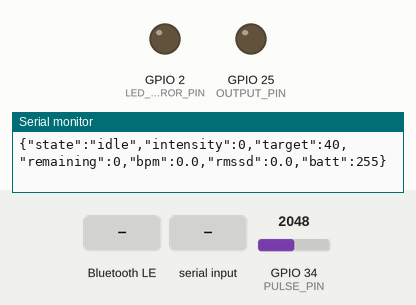
The sketch below on a simulated ESP32. Shown: output pins drawn as LEDs (lit = HIGH), the last lines printed to the serial monitor. The test bench sets the inputs (shaded band); at power-on: GPIO 34 (PULSE_PIN) = 2048 (analog values on the 0–4095 scale). Nothing arrives over Bluetooth unless stated; a phone connects over Bluetooth LE 3 s after start.

Above: at 1.5 s.
1.6 s: Bluetooth LE write "START" received
At 3.4 s:
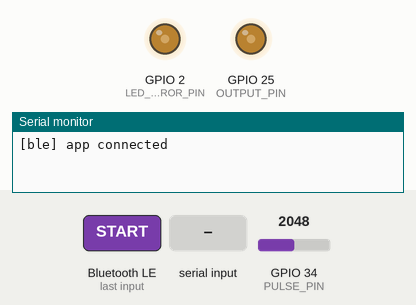
4.6 s: "START:150\n" received over Serial
7.6 s: Bluetooth LE write "STOP" received
At 9.5 s:
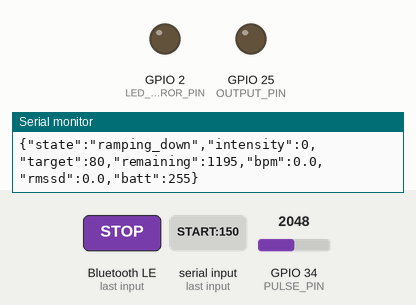
10.6 s: "START:1\n" received over Serial
At 12.5 s:
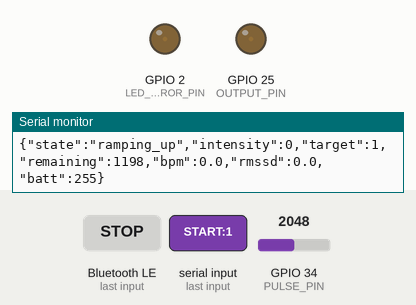
13.6 s: "SET:45\n" received over Serial
At 14.8 s:
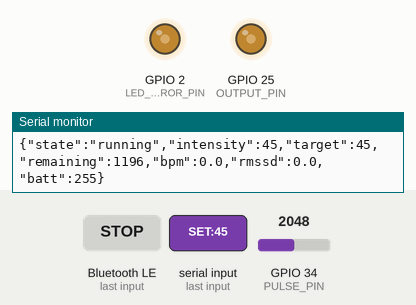
15.1 s: "SET:1\n" received over Serial
At 16.1 s:
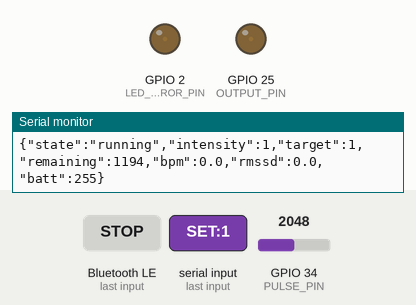
Timing chart, 0 to 17.6 s (numbered marks = the images above; inputs shaded):
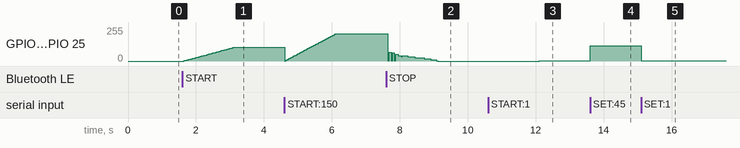

The sketch:

esp32_standalone.ino
```cpp
/*
 * AlphaX — ESP32 standalone firmware
 * Team AlphaX, BMED 2310
 *
 * One board does everything: BLE radio, session state machine, safety limits,
 * PWM output to the op-amp stage, and optional pulse sensing for HRV. Use this
 * if you drop the Nucleo. If you keep the two-board rig, use the separate
 * esp32_ble_bridge + stm32_session_controller sketches instead.
 *
 * WIRING
 *   GPIO25  ->  control input of the LT1637 output stage
 *   GPIO34  <-  pulse sensor analog out        (optional, input-only pin)
 *   GND     <-> 9 V board GND                  REQUIRED, the only shared node
 *
 *   GPIO34 is on ADC1. Do not move the sensor to GPIO0/2/4/12-15/25-27 — those
 *   are ADC2, which the ESP32 cannot read while the radio is on. analogRead()
 *   there returns garbage with BLE active, and it is a miserable bug to find.
 *
 * POWER
 *   USB, or 5 V into VIN. Never the 9 V battery. The 9 V rail belongs to the
 *   output stage only; logic and output share a ground and nothing else.
 *
 * SAFETY
 *   MAX_INTENSITY and MAX_SESSION_MIN are software guardrails, not a current
 *   limit. Keep them, and have the output stage reviewed before anything
 *   touches skin.
 */

#include <BLEDevice.h>
#include <BLEServer.h>
#include <BLEUtils.h>
#include <BLE2902.h>

// ---------------------------------------------------------------- config ---

#define DEVICE_NAME  "AlphaX-01"

#define OUTPUT_PIN   25      // PWM into the LT1637 stage
#define PULSE_PIN    34      // ADC1, input-only — safe with BLE running

// Mirrors the output duty onto an LED so you can SEE the ramp with no circuit
// attached. GPIO2 is the onboard LED on most ESP32 DevKits. Any free pin works
// with an external LED + 330 ohm resistor to GND. Set to -1 to disable.
#define LED_MIRROR_PIN 2
#define LED_CHANNEL    1     // core 2.x only

#define PWM_FREQ       20000 // 20 kHz, above hearing
#define PWM_RES_BITS   8     // 0..255
#define PWM_CHANNEL    0     // only used by core 2.x

const uint8_t  MAX_INTENSITY    = 80;    // percent — hard cap
const uint16_t MAX_SESSION_MIN  = 60;    // minutes — auto shut-off ceiling
const uint16_t RAMP_MS          = 1500;  // soft start / soft stop
const uint16_t STATUS_PERIOD_MS = 500;   // status notify rate
const uint16_t SAMPLE_PERIOD_MS = 10;    // 100 Hz pulse sampling

// BLE UUIDs — must match BLEManager.swift exactly
#define SERVICE_UUID     "6e5a0001-b5a3-f393-e0a9-e50e24dcca9e"
#define CMD_CHAR_UUID    "6e5a0002-b5a3-f393-e0a9-e50e24dcca9e"  // app -> device
#define STATUS_CHAR_UUID "6e5a0003-b5a3-f393-e0a9-e50e24dcca9e"  // device -> app

// ----------------------------------------------------------------- state ---

enum SessionState { IDLE, RAMPING_UP, RUNNING, RAMPING_DOWN };

SessionState state           = IDLE;
uint8_t      targetIntensity = 40;
uint8_t      liveIntensity   = 0;
uint16_t     sessionMinutes  = 20;
uint32_t     sessionStartMs  = 0;
uint32_t     rampStartMs     = 0;
uint32_t     lastStatusMs    = 0;
uint32_t     lastSampleMs    = 0;

BLECharacteristic *statusChar = nullptr;
BLEServer         *bleServer  = nullptr;
bool deviceConnected = false;

// -------------------------------------------------------- pulse  +  HRV ----

const uint8_t IBI_BUFFER = 12;
uint16_t ibiBuf[IBI_BUFFER] = {0};
uint8_t  ibiCount = 0, ibiIndex = 0;

uint32_t lastBeatMs     = 0;
int      signalBaseline = 2048;        // 12-bit ADC midpoint on ESP32
int      signalPeak     = 2048;
bool     aboveThreshold = false;
float    currentBPM     = 0;
float    currentRMSSD   = 0;

void recordBeat(uint32_t nowMs) {
  if (lastBeatMs == 0) { lastBeatMs = nowMs; return; }
  uint32_t ibi = nowMs - lastBeatMs;
  lastBeatMs = nowMs;

  if (ibi < 300 || ibi > 2000) return;      // reject artifacts (200 / 30 bpm)

  ibiBuf[ibiIndex] = (uint16_t)ibi;
  ibiIndex = (ibiIndex + 1) % IBI_BUFFER;
  if (ibiCount < IBI_BUFFER) ibiCount++;

  uint32_t sum = 0;
  for (uint8_t i = 0; i < ibiCount; i++) sum += ibiBuf[i];
  currentBPM = 60000.0f / (sum / (float)ibiCount);

  // RMSSD — root mean square of successive differences. Rises with
  // parasympathetic activity, which is the effect our device claims.
  if (ibiCount >= 3) {
    float sq = 0; uint8_t pairs = 0;
    for (uint8_t i = 1; i < ibiCount; i++) {
      uint8_t a = (ibiIndex + i - 1) % IBI_BUFFER;
      uint8_t b = (ibiIndex + i) % IBI_BUFFER;
      float d = (float)ibiBuf[b] - (float)ibiBuf[a];
      sq += d * d; pairs++;
    }
    if (pairs) currentRMSSD = sqrt(sq / pairs);
  }
}

void samplePulse() {
  int raw = analogRead(PULSE_PIN);          // 0..4095 on ESP32

  signalBaseline = (signalBaseline * 31 + raw) / 32;
  if (raw > signalPeak) signalPeak = raw;
  else signalPeak = (signalPeak * 255 + raw) / 256;

  int threshold = signalBaseline + (signalPeak - signalBaseline) / 2;
  uint32_t now = millis();

  if (!aboveThreshold && raw > threshold && (now - lastBeatMs) > 300) {
    aboveThreshold = true;
    recordBeat(now);
  } else if (aboveThreshold && raw < threshold) {
    aboveThreshold = false;
  }
}

// ---------------------------------------------------------------- output ---
// The ONLY function that touches the output stage. If your LT1637 board needs
// a digital enable rather than a proportional level, change this body and
// nothing else.

void writeDuty(uint8_t duty) {
#if ESP_ARDUINO_VERSION_MAJOR >= 3
  ledcWrite(OUTPUT_PIN, duty);          // core 3.x addresses the pin
#else
  ledcWrite(PWM_CHANNEL, duty);         // core 2.x addresses the channel
#endif

#if LED_MIRROR_PIN >= 0
  // Same duty on the LED. Purely cosmetic — it lets you watch the 1.5 s ramp
  // as a fade before the output stage exists.
  #if ESP_ARDUINO_VERSION_MAJOR >= 3
    ledcWrite(LED_MIRROR_PIN, duty);
  #else
    ledcWrite(LED_CHANNEL, duty);
  #endif
#endif
}

void applyOutput(uint8_t percent) {
  if (percent > MAX_INTENSITY) percent = MAX_INTENSITY;
  liveIntensity = percent;
  writeDuty((uint8_t)((uint32_t)percent * 255 / 100));
}

void stopOutputNow() {
  writeDuty(0);
  liveIntensity = 0;
}

// -------------------------------------------------------------- sessions ---

void startSession(uint8_t intensity, uint16_t minutes) {
  if (intensity > MAX_INTENSITY) intensity = MAX_INTENSITY;
  if (minutes == 0 || minutes > MAX_SESSION_MIN) minutes = 20;
  targetIntensity = intensity;
  sessionMinutes  = minutes;
  sessionStartMs  = millis();
  rampStartMs     = millis();
  state           = RAMPING_UP;
}

void stopSession() {
  if (state == IDLE) return;
  rampStartMs = millis();
  state = RAMPING_DOWN;
}

void updateSession() {
  uint32_t now = millis();

  switch (state) {
    case RAMPING_UP: {
      uint32_t e = now - rampStartMs;
      if (e >= RAMP_MS) { applyOutput(targetIntensity); state = RUNNING; }
      else applyOutput((uint8_t)((uint32_t)targetIntensity * e / RAMP_MS));
      break;
    }
    case RUNNING:
      if ((now - sessionStartMs) >= (uint32_t)sessionMinutes * 60000UL) stopSession();
      else if (liveIntensity != targetIntensity) applyOutput(targetIntensity);
      break;

    case RAMPING_DOWN: {
      uint32_t e = now - rampStartMs;
      if (e >= RAMP_MS) { stopOutputNow(); state = IDLE; }
      else {
        uint8_t from = liveIntensity ? liveIntensity : targetIntensity;
        applyOutput((uint8_t)((uint32_t)from * (RAMP_MS - e) / RAMP_MS));
      }
      break;
    }
    case IDLE:
    default: break;
  }
}

uint16_t remainingSeconds() {
  if (state == IDLE) return 0;
  uint32_t total = (uint32_t)sessionMinutes * 60000UL;
  uint32_t el    = millis() - sessionStartMs;
  return (el >= total) ? 0 : (uint16_t)((total - el) / 1000);
}

const char *stateName() {
  switch (state) {
    case IDLE:         return "idle";
    case RAMPING_UP:   return "ramping_up";
    case RUNNING:      return "running";
    case RAMPING_DOWN: return "ramping_down";
  }
  return "unknown";
}

void sendStatus() {
  char buf[200];
  snprintf(buf, sizeof(buf),
    "{\"state\":\"%s\",\"intensity\":%u,\"target\":%u,\"remaining\":%u,"
    "\"bpm\":%.1f,\"rmssd\":%.1f,\"batt\":255}",
    stateName(), liveIntensity, targetIntensity, remainingSeconds(),
    currentBPM, currentRMSSD);

  if (deviceConnected && statusChar) {
    statusChar->setValue((uint8_t *)buf, strlen(buf));
    statusChar->notify();
  }
  Serial.println(buf);
}

// -------------------------------------------------------------- commands ---
//   START:<intensity>:<minutes>
//   STOP
//   SET:<intensity>

void handleCommand(String cmd) {
  cmd.trim();
  if (cmd.length() == 0) return;
  Serial.print("[cmd] "); Serial.println(cmd);

  if (cmd.startsWith("START")) {
    int c1 = cmd.indexOf(':');
    int c2 = cmd.indexOf(':', c1 + 1);
    uint8_t  inten = (c1 > 0) ? cmd.substring(c1 + 1, c2 > 0 ? c2 : cmd.length()).toInt() : 40;
    uint16_t mins  = (c2 > 0) ? cmd.substring(c2 + 1).toInt() : 20;
    startSession(inten, mins);

  } else if (cmd.startsWith("STOP")) {
    stopSession();

  } else if (cmd.startsWith("SET")) {
    int c1 = cmd.indexOf(':');
    if (c1 > 0) {
      uint8_t inten = cmd.substring(c1 + 1).toInt();
      if (inten > MAX_INTENSITY) inten = MAX_INTENSITY;
      targetIntensity = inten;
      if (state == RUNNING) applyOutput(inten);
    }
  }
  sendStatus();
}

// ------------------------------------------------------------- callbacks ---

class ServerCallbacks : public BLEServerCallbacks {
  void onConnect(BLEServer *s) override {
    deviceConnected = true;
    Serial.println("[ble] app connected");
  }
  void onDisconnect(BLEServer *s) override {
    deviceConnected = false;
    Serial.println("[ble] app disconnected -> stopping session");
    stopSession();                 // fail safe: phone walks away, output ends
    s->startAdvertising();
  }
};

class CommandCallbacks : public BLECharacteristicCallbacks {
  void onWrite(BLECharacteristic *c) override {
    // ESP32 core 3.x returns an Arduino String here; core 2.x returned
    // std::string. Both are handled so the sketch builds either way.
#if ESP_ARDUINO_VERSION_MAJOR >= 3
    String v = c->getValue();
    if (v.length() == 0) return;
    handleCommand(v);
#else
    std::string v = c->getValue();
    if (v.empty()) return;
    handleCommand(String(v.c_str()));
#endif
  }
};

// ------------------------------------------------------------------ main ---

void setup() {
  Serial.begin(115200);
  delay(300);
  Serial.println("\nAlphaX standalone starting");

  // PWM output
#if ESP_ARDUINO_VERSION_MAJOR >= 3
  ledcAttach(OUTPUT_PIN, PWM_FREQ, PWM_RES_BITS);
#else
  ledcSetup(PWM_CHANNEL, PWM_FREQ, PWM_RES_BITS);
  ledcAttachPin(OUTPUT_PIN, PWM_CHANNEL);
#endif
#if LED_MIRROR_PIN >= 0
  #if ESP_ARDUINO_VERSION_MAJOR >= 3
    ledcAttach(LED_MIRROR_PIN, PWM_FREQ, PWM_RES_BITS);
  #else
    ledcSetup(LED_CHANNEL, PWM_FREQ, PWM_RES_BITS);
    ledcAttachPin(LED_MIRROR_PIN, LED_CHANNEL);
  #endif
#endif

  stopOutputNow();

  analogReadResolution(12);       // 0..4095, matches signalBaseline above

  // BLE. setMTU must come before init — without it notifications are capped
  // at 20 bytes and the status JSON arrives truncated and unparseable.
  BLEDevice::setMTU(247);
  BLEDevice::init(DEVICE_NAME);

  bleServer = BLEDevice::createServer();
  bleServer->setCallbacks(new ServerCallbacks());

  BLEService *service = bleServer->createService(SERVICE_UUID);

  BLECharacteristic *cmdChar = service->createCharacteristic(
      CMD_CHAR_UUID,
      BLECharacteristic::PROPERTY_WRITE | BLECharacteristic::PROPERTY_WRITE_NR);
  cmdChar->setCallbacks(new CommandCallbacks());

  statusChar = service->createCharacteristic(
      STATUS_CHAR_UUID,
      BLECharacteristic::PROPERTY_READ | BLECharacteristic::PROPERTY_NOTIFY);
  statusChar->addDescriptor(new BLE2902());

  service->start();

  BLEAdvertising *adv = BLEDevice::getAdvertising();
  adv->addServiceUUID(SERVICE_UUID);
  adv->setScanResponse(true);
  BLEDevice::startAdvertising();

  Serial.printf("Advertising as %s\n", DEVICE_NAME);
}

void loop() {
  uint32_t now = millis();

  // Typed commands over USB serial, so you can run a session with no phone.
  static String rxLine = "";
  while (Serial.available()) {
    char ch = (char)Serial.read();
    if (ch == '\n' || ch == '\r') { handleCommand(rxLine); rxLine = ""; }
    else { rxLine += ch; if (rxLine.length() > 120) rxLine = ""; }
  }

  if (now - lastSampleMs >= SAMPLE_PERIOD_MS) { lastSampleMs = now; samplePulse(); }

  updateSession();

  if (now - lastStatusMs >= STATUS_PERIOD_MS) { lastStatusMs = now; sendStatus(); }
}
```

Measured:
- after the input at 1.6 s, GPIO 2 (LED_MIRROR_PIN), GPIO 25 (OUTPUT_PIN): moves from 0/255 to 102/255 over 1.5 s, starting at once
- after the input at 10.6 s, GPIO 2 (LED_MIRROR_PIN), GPIO 25 (OUTPUT_PIN): 0/255 → 2/255 after 1.5 s
- after the input at 13.6 s, GPIO 2 (LED_MIRROR_PIN), GPIO 25 (OUTPUT_PIN): 2/255 → 114/255 at once
- after the input at 15.1 s, GPIO 2 (LED_MIRROR_PIN), GPIO 25 (OUTPUT_PIN): 114/255 → 2/255 at once
